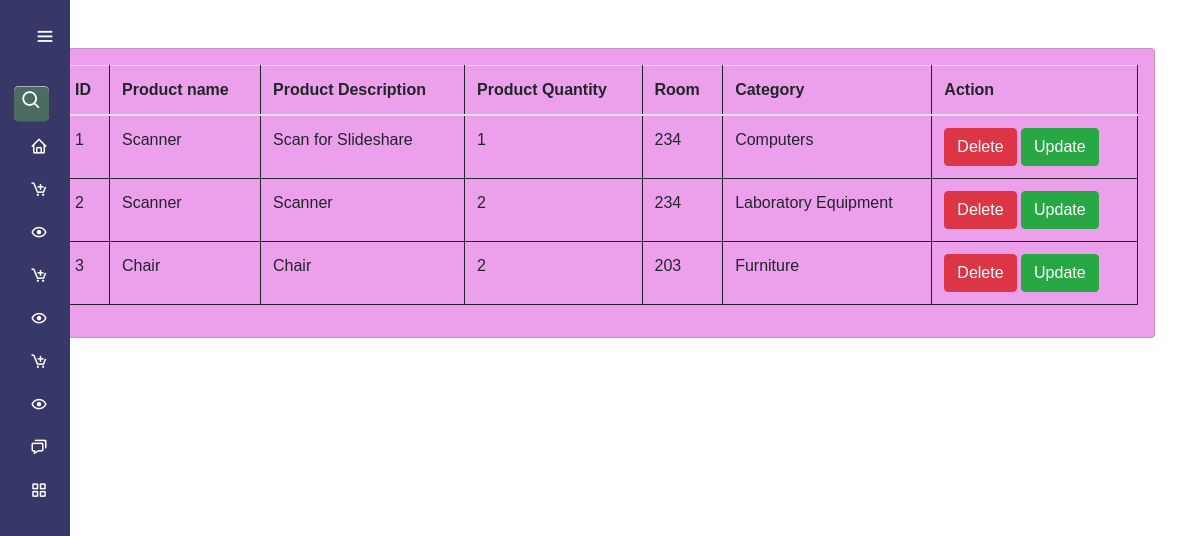
The app's page /Product_list/ with its own data.
### Invent/models.py (models this page shows, shortened)
class Product(models.Model):
    product_name=models.CharField(max_length=50)
    product_des=models.CharField(max_length=50)
    product_quantity=models.IntegerField(default=1)
    room_no = models.ForeignKey(Room, on_delete=models.SET_NULL,null=True,blank=False)
    category_name = models.ForeignKey(Cate, on_delete=models.SET_NULL,null=True,blank=False)

class Room(models.Model):
    room_no=models.CharField(max_length=50)
    def __str__(self) -> str:
        return self.room_no

class Cate(models.Model):
    category_name=models.CharField(max_length=50)
    category_des=models.TextField()
    def __str__(self) -> str:
        return self.category_name

### Invent/views.py (the view)
# urls.py: path('Product_list/',Product_list,name="Product_list"),
def Product_list(request):
    queryset=Product.objects.all()
    if request.GET.get("search"):
        queryset=queryset.filter(product_name__icontains=request.GET.get("search"))|queryset.filter(room_no__room_no__icontains=request.GET.get("search"))
    context={
    'product':queryset,
   }
    return render(request, "product_list.html",context);

### Invent/templates/product_list.html (shortened to what this page needs)
{% extends "base_side.html" %} {% block start %}
<div class="container mt-5">
  <form
    class="col-40 mx-auto card p-3 shadow-1g"
    method="POST"
    enctype="multipart/form-data"
    style="background-color: rgb(236, 160, 236);"
  >
    <table class="table" style="width: 100%;">
      <thead>
        <tr>
          <th scope="col">ID</th>
          <th scope="col">Product name</th>
          <th scope="col">Product Description</th>
          <th scope="col">Product Quantity</th>
          <th scope="col">Room</th>
          <th scope="col">Category</th>
          <th scope="col">Action</th>
        </tr>
      </thead>
      <tbody>
        {% for product in product %}
        <tr>
          <td>{{ forloop.counter }}</td>
          <td>{{ product.product_name }}</td>
          <td>{{ product.product_des }}</td>
          <td>{{ product.product_quantity }}</td>
          <td>{{ product.room_no }}</td>
          <td>{{ product.category_name }}</td>
          <td>
            <a href="/delete_product/{{product.id}}" class="btn btn-danger">Delete</a>
            <a href="/update_product/{{product.id}}" class="btn btn-success">Update</a>
          </td>
        </tr>
        {% endfor %}
      </tbody>
    </table>
</div>
{% endblock %}

### Invent/templates/base_side.html (style rules this page uses)
table, th, td { border: 1px solid; }

### records on screen
Product: product_name "Scanner", product_des "Scan for Slideshare", product_quantity "1", room_no "234", category_name "Computers"
Product: product_name "Scanner", product_des "Scanner", product_quantity "2", room_no "234", category_name "Laboratory Equipment"
Product: product_name "Chair", product_des "Chair", product_quantity "2", room_no "203", category_name "Furniture"
